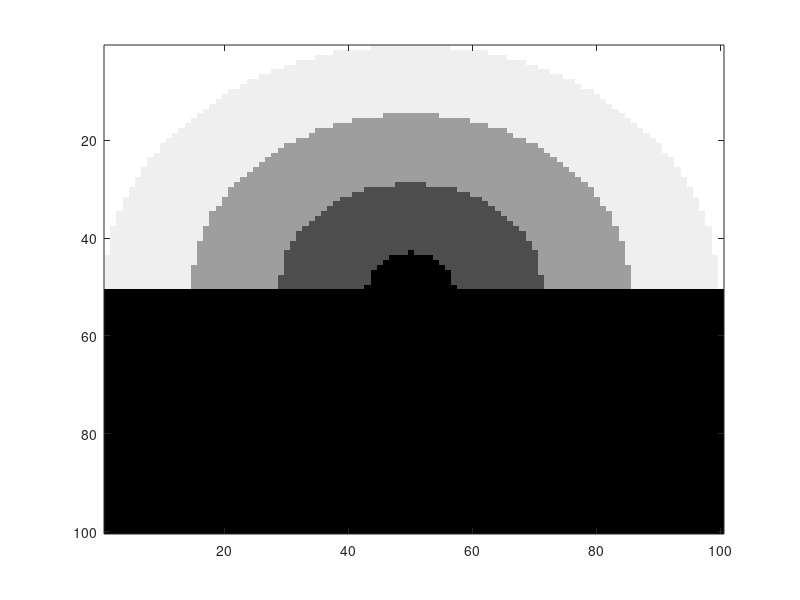
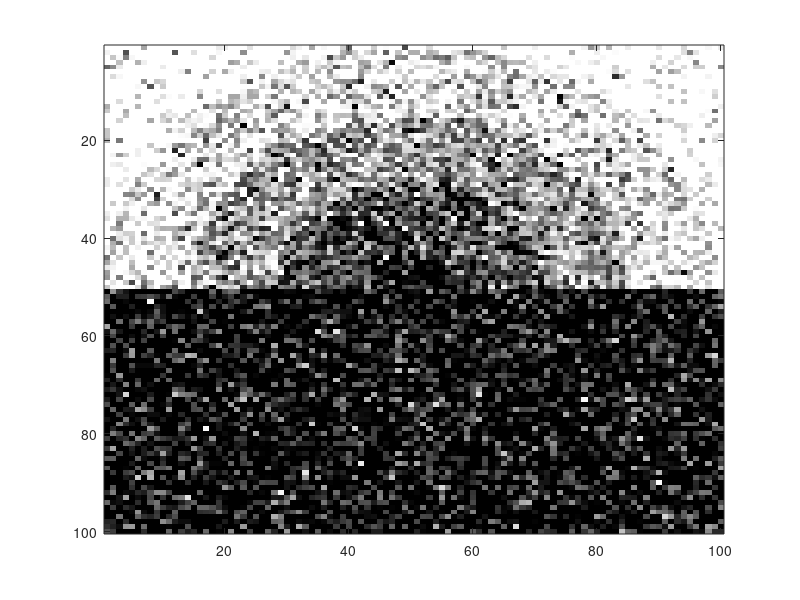

These figures' MATLAB source, in order: (Note: this script raises an error after producing the figures.)
arity = 5;
imgdim = 100;
%% generate images
cleanimg = zeros(imgdim,imgdim);
maxd = [imgdim,imgdim]/2;
maxd = sqrt(sum(maxd.*maxd));
for i = 1:(imgdim/2)
    for j = 1:imgdim
        d = [i,j] - ([imgdim,imgdim]/2);
        d = sqrt(sum(d.*d));
        cleanimg(i,j) = round(d / maxd * arity);
    end
end
cleanimg(cleanimg >= arity) = arity - 1;

% make noisy image
noisyimg = cleanimg + randn(imgdim);
%% display images
figure;
image(cleanimg / arity * 100);
colormap('gray');
figure;
image(noisyimg / arity * 100);
colormap('gray');
%% generate vertex data
vdata = {};
for i = 1:imgdim
    for j = 1:imgdim
        vtx.belief = ones(1,arity);
        vtx.unary = pdf('norm',0:(arity-1), noisyimg(i,j), 1);
        vtx.unary = vtx.unary ./ sum(vtx.unary);
        vdata{(i-1)*100+j} = vtx;
    end
end

%% generate ising edgedata
edge.binary = zeros(arity);
for i = 1:arity
    for j = 1:arity
        edge.binary(i,j) = exp(-3 * abs(i-j));
    end
end
edge.msg = ones(1,5);
edata = {edge};
%% generate adjacency matrix
adj =sparse(length(vdata),length(vdata));
for xi = 1:imgdim
    for xj = 1:imgdim
        if (xi - 1 >= 1) 
            adj((xi-1)*100+xj, (xi-2)*100+xj) = 1;
        end
        if (xi + 1 <= imgdim) 
            adj((xi-1)*100+xj, (xi)*100+xj) = 1;
        end
        if (xj - 1 >= 1) 
            adj((xi-1)*100+xj, (xi-1)*100+xj-1) = 1;
        end
        if (xj + 1 <= imgdim) 
            adj((xi-1)*100+xj, (xi-1)*100+xj+1) = 1;
        end
    end
end
%% compile update function
% you need to set the graphlab directory 
compile_update_function({'bp_update'}, vdata{1},edata{1}, [getenv('HOME') '/graphlab/graphlabapi/release/src/graphlab'], 'bp', 'bp');
%% set options
options.initial_schedule(1).update_function = 'bp_update';
options.initial_schedule(1).vertices=uint32(1:(imgdim * imgdim));
options.initial_schedule(1).priorities=ones(size(options.initial_schedule(1).vertices));
options.scheduler = 'sweep';
options.ncpus = 4;
options.scope = 'edge';
%% cd in the BP directory and call
cd bp
[v2,adj2,e2] = bp(vdata,adj,edata, options);
%cd ..
%% display output

outputimg = zeros(imgdim);
for i = 1:imgdim
    for j = 1:imgdim
        [c,idx] = max(v2{(i-1)*100+j}.belief);
        outputimg(i,j) = idx;
    end
end
figure;
imagesc(outputimg);
colormap('gray');
